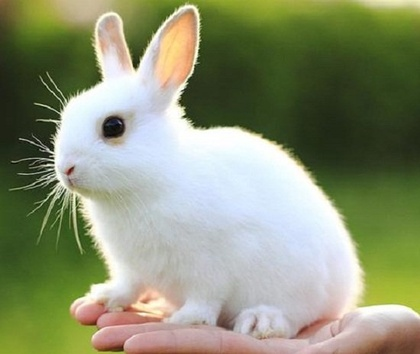
%> input picture 11.jpeg, 420 x 354 px, shrunk from 550 x 464 before the run
$ octave GallardoPinalHighBoost.m   (GNU Octave 9; MATLAB toolbox functions it lacks are replaced by stand-ins)
%> lines starting %> are read from the running program, lines starting %| are printed output that depends on the picture
### color2gris.m
function [gris] = color2gris(color)
color=double(color);
[f,c,capas]=size(color);
    if capas==3
            for i=1:f
                for j=1:c
                    R=color(i,j,1);
                    G=color(i,j,2);
                    B=color(i,j,3);
                    gris(i,j)=0.299*R+0.587*G+0.114*B;
                end
            end
    else
        disp('la imagen ya está en escala de grises');
        gris=color;
     end
end

### GallardoPinalHighBoost.m
nombre=input('Ingrese el nombre de la imagen con su extensi髇:','s');
%> the answer given: 11.jpeg
n=input('Ingrese el tama駉 de la m醩cara (n鷐ero impar) = ');
%> the answer given: 3
A=input('A = ');
%> the answer given: 3
%Lectura de imagen, y transformaci髇 a gris
imagen=imread(nombre);
%> imagen is the input picture: size 354x420x3 uint8; mean R, G, B 139.4, 146.5, 116.6
gris=color2gris(imagen);
%> after the loop in color2gris, `for i=1:f`:
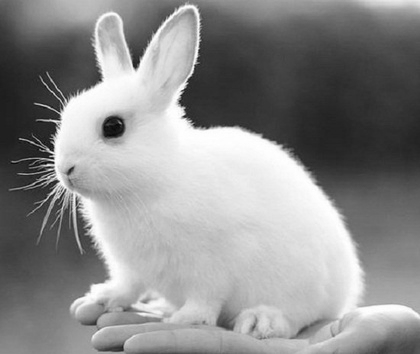
%> gris: size 354x420 double; min 7.08, max 255, mean 141
subplot(2,2,1),imshow(gris/255),title('Imagen original')

%Obtenci髇 de parametros para el ciclo for
[a,b]=size(gris);
%> a = 354; b = 420
limite=floor(n/2);
start=ceil(n/2);

%Declaraci髇 de la m醩cara y matriz para el filtro high boost
highb=zeros(a-2*limite,b-2*limite);
mask=-(1/n^2)*ones(n);
mask(start,start)=(1/n^2)*(n^2*A-1);

%Declaraci髇 de la m醩cara y matriz para el filtro high boost usando filtro
%pasabajas
fpb=zeros(a-2*limite,b-2*limite);
highb1=zeros(a-2*limite,b-2*limite);
mask1=(1/n^2)*ones(n);
str='0'

for i=start:a-start
        for j=start:b-start
            vecindad=mask.*gris(i-limite:i+limite,j-limite:j+limite);
            highb(i-start+1,j-start+1)=sum(vecindad(:));

            vecindad1=mask1.*gris(i-limite:i+limite,j-limite:j+limite);
            fpb(i-start+1,j-start+1)=sum(vecindad1(:));
        end
end
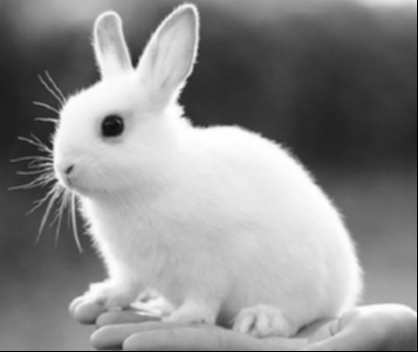
%> fpb: size 352x418 double; min 0, max 254.8, mean 140.6
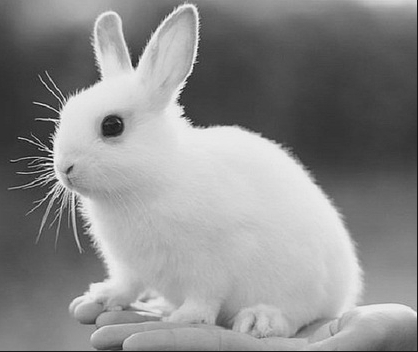
%> highb: size 352x418 double; min -57.93, max 561.4, mean 281.3; drawn with min black and max white

highb1=A*gris(start:a-limite, start:b-limite)-fpb;
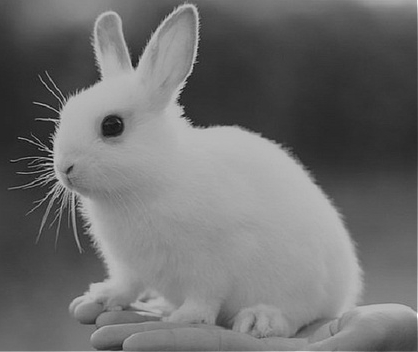
%> highb1: size 352x418 double; min -57.93, max 726, mean 283.1; drawn with min black and max white

str=sprintf('Filtro High Boost de orden %d usando m醩cara',n);
subplot(2,2,2),imshow(highb/255),title(str)
%> after `imshow(highb/255)`:
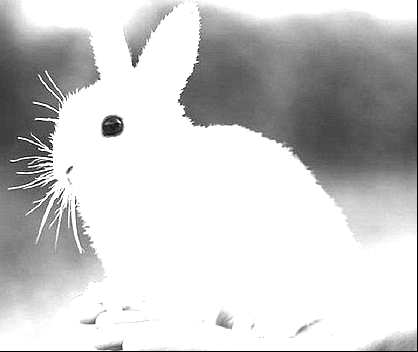
%> displayed picture: size 352x418, on the screen's scale of 0 to 255; min 0, max 255, mean 203.5

str=sprintf('Filtro High Boost de orden %d empleando filtro pasabajas',n);
subplot(2,2,3),imshow(highb1/255),title(str)
%> after `imshow(highb1/255)`:
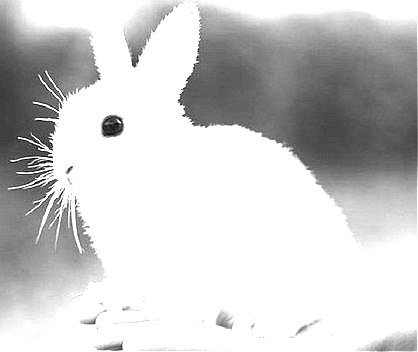
%> displayed picture: size 352x418, on the screen's scale of 0 to 255; min 0, max 255, mean 204.7

$ run again, on 10.png
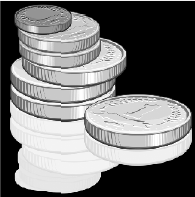
%> input picture 10.png, 195 x 197 px
%> imagen is the input picture: size 197x195x3 uint8; min 0, max 255, mean 117.8
%> after the loop `for i=start:a-start`:
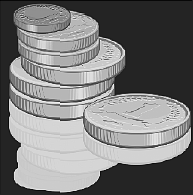
%> highb: size 195x193 double; min -100.4, max 601.4, mean 236.8; drawn with min black and max white
%> `imshow(highb/255)`:
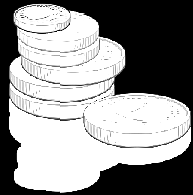
%> displayed picture: size 195x193, on the screen's scale of 0 to 255; min 0, max 255, mean 146.1

$ run again, on 12.png
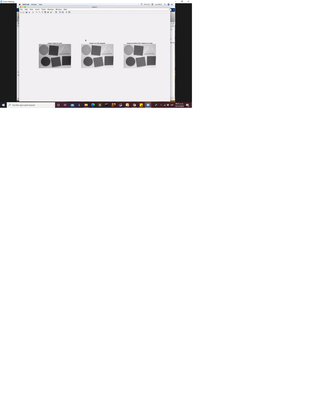
%> input picture 12.png, 317 x 420 px, shrunk from 2256 x 2992 before the run
%> imagen is the input picture: size 420x317x3 uint8; mean R, G, B 244.3, 244, 244.2
%> after the loop `for i=start:a-start`:
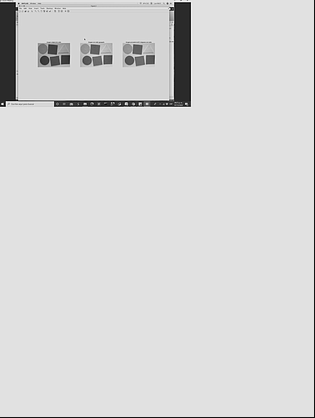
%> highb: size 418x315 double; min -53.99, max 585.1, mean 485.4; drawn with min black and max white
%> `imshow(highb1/255)`:
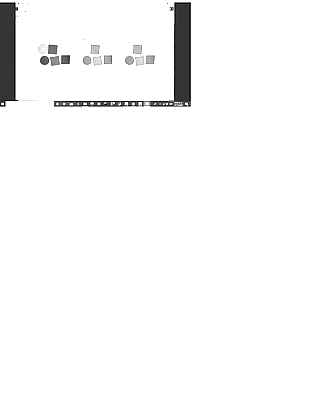
%> displayed picture: size 418x315, on the screen's scale of 0 to 255; min 0, max 255, mean 248.2
